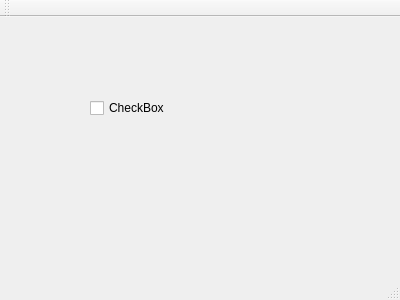
<?xml version="1.0" encoding="UTF-8"?>
<ui version="4.0">
 <class>MainWindow</class>
 <widget class="QMainWindow" name="MainWindow">
  <property name="geometry">
   <rect>
    <x>0</x>
    <y>0</y>
    <width>400</width>
    <height>300</height>
   </rect>
  </property>
  <property name="windowTitle">
   <string>MainWindow</string>
  </property>
  <widget class="QWidget" name="centralWidget">
   <widget class="QCheckBox" name="checkBox">
    <property name="geometry">
     <rect>
      <x>90</x>
      <y>80</y>
      <width>97</width>
      <height>22</height>
     </rect>
    </property>
    <property name="text">
     <string>CheckBox</string>
    </property>
   </widget>
  </widget>
  <widget class="QMenuBar" name="menuBar">
   <property name="geometry">
    <rect>
     <x>0</x>
     <y>0</y>
     <width>400</width>
     <height>28</height>
    </rect>
   </property>
  </widget>
  <widget class="QToolBar" name="mainToolBar">
   <attribute name="toolBarArea">
    <enum>TopToolBarArea</enum>
   </attribute>
   <attribute name="toolBarBreak">
    <bool>false</bool>
   </attribute>
  </widget>
  <widget class="QStatusBar" name="statusBar"/>
 </widget>
 <layoutdefault spacing="6" margin="11"/>
 <resources/>
 <connections/>
</ui>
